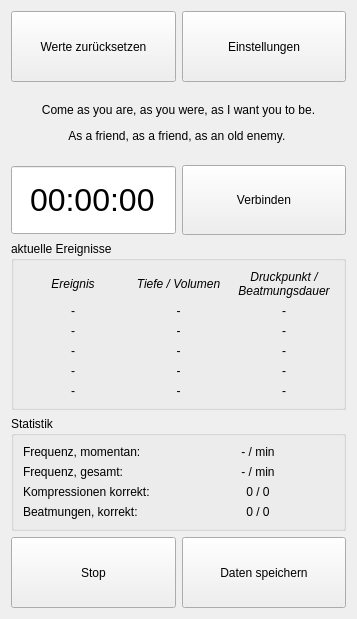
<?xml version="1.0" encoding="UTF-8"?>
<ui version="4.0">
 <class>frm_main_portrait</class>
 <widget class="QWidget" name="frm_main_portrait">
  <property name="geometry">
   <rect>
    <x>0</x>
    <y>0</y>
    <width>357</width>
    <height>619</height>
   </rect>
  </property>
  <property name="windowTitle">
   <string>Form</string>
  </property>
  <layout class="QGridLayout" name="mainGrid">
   <item row="5" column="0" colspan="2">
    <widget class="QGroupBox" name="grp_statistics">
     <property name="sizePolicy">
      <sizepolicy hsizetype="Expanding" vsizetype="Expanding">
       <horstretch>0</horstretch>
       <verstretch>0</verstretch>
      </sizepolicy>
     </property>
     <property name="title">
      <string>Statistik</string>
     </property>
     <layout class="QGridLayout" name="gridLayout_6">
      <item row="2" column="1">
       <widget class="QLabel" name="lbl_compressions">
        <property name="sizePolicy">
         <sizepolicy hsizetype="Expanding" vsizetype="Expanding">
          <horstretch>0</horstretch>
          <verstretch>0</verstretch>
         </sizepolicy>
        </property>
        <property name="text">
         <string>0 / 0</string>
        </property>
        <property name="alignment">
         <set>Qt::AlignCenter</set>
        </property>
        <property name="wordWrap">
         <bool>true</bool>
        </property>
       </widget>
      </item>
      <item row="4" column="0">
       <widget class="QLabel" name="lbl_ventilations_titel">
        <property name="sizePolicy">
         <sizepolicy hsizetype="Expanding" vsizetype="Expanding">
          <horstretch>0</horstretch>
          <verstretch>0</verstretch>
         </sizepolicy>
        </property>
        <property name="text">
         <string>Beatmungen, korrekt:</string>
        </property>
        <property name="wordWrap">
         <bool>true</bool>
        </property>
       </widget>
      </item>
      <item row="4" column="1">
       <widget class="QLabel" name="lbl_ventilations">
        <property name="sizePolicy">
         <sizepolicy hsizetype="Expanding" vsizetype="Expanding">
          <horstretch>0</horstretch>
          <verstretch>0</verstretch>
         </sizepolicy>
        </property>
        <property name="text">
         <string>0 / 0</string>
        </property>
        <property name="alignment">
         <set>Qt::AlignCenter</set>
        </property>
        <property name="wordWrap">
         <bool>true</bool>
        </property>
       </widget>
      </item>
      <item row="2" column="0">
       <widget class="QLabel" name="lbl_compressions_titel">
        <property name="sizePolicy">
         <sizepolicy hsizetype="Expanding" vsizetype="Expanding">
          <horstretch>0</horstretch>
          <verstretch>0</verstretch>
         </sizepolicy>
        </property>
        <property name="text">
         <string>Kompressionen korrekt:</string>
        </property>
        <property name="alignment">
         <set>Qt::AlignLeading|Qt::AlignLeft|Qt::AlignVCenter</set>
        </property>
        <property name="wordWrap">
         <bool>true</bool>
        </property>
       </widget>
      </item>
      <item row="0" column="0">
       <widget class="QLabel" name="lbl_frequencyNow_titel">
        <property name="sizePolicy">
         <sizepolicy hsizetype="Expanding" vsizetype="Expanding">
          <horstretch>0</horstretch>
          <verstretch>0</verstretch>
         </sizepolicy>
        </property>
        <property name="text">
         <string>Frequenz, momentan:</string>
        </property>
        <property name="alignment">
         <set>Qt::AlignLeading|Qt::AlignLeft|Qt::AlignVCenter</set>
        </property>
        <property name="wordWrap">
         <bool>true</bool>
        </property>
       </widget>
      </item>
      <item row="0" column="1">
       <widget class="QLabel" name="lbl_frequencyNow">
        <property name="sizePolicy">
         <sizepolicy hsizetype="Expanding" vsizetype="Expanding">
          <horstretch>0</horstretch>
          <verstretch>0</verstretch>
         </sizepolicy>
        </property>
        <property name="text">
         <string>- / min</string>
        </property>
        <property name="alignment">
         <set>Qt::AlignCenter</set>
        </property>
        <property name="wordWrap">
         <bool>true</bool>
        </property>
       </widget>
      </item>
      <item row="1" column="1">
       <widget class="QLabel" name="lbl_frequencyTotal">
        <property name="sizePolicy">
         <sizepolicy hsizetype="Expanding" vsizetype="Expanding">
          <horstretch>0</horstretch>
          <verstretch>0</verstretch>
         </sizepolicy>
        </property>
        <property name="text">
         <string>- / min</string>
        </property>
        <property name="alignment">
         <set>Qt::AlignCenter</set>
        </property>
       </widget>
      </item>
      <item row="1" column="0">
       <widget class="QLabel" name="lbl_frequencyTotal_titel">
        <property name="sizePolicy">
         <sizepolicy hsizetype="Expanding" vsizetype="Expanding">
          <horstretch>0</horstretch>
          <verstretch>0</verstretch>
         </sizepolicy>
        </property>
        <property name="text">
         <string>Frequenz, gesamt:</string>
        </property>
        <property name="alignment">
         <set>Qt::AlignLeading|Qt::AlignLeft|Qt::AlignVCenter</set>
        </property>
        <property name="wordWrap">
         <bool>true</bool>
        </property>
       </widget>
      </item>
     </layout>
    </widget>
   </item>
   <item row="1" column="1">
    <widget class="QPushButton" name="btn_settings">
     <property name="sizePolicy">
      <sizepolicy hsizetype="Expanding" vsizetype="Expanding">
       <horstretch>0</horstretch>
       <verstretch>0</verstretch>
      </sizepolicy>
     </property>
     <property name="text">
      <string>Einstellungen</string>
     </property>
    </widget>
   </item>
   <item row="3" column="1">
    <widget class="QPushButton" name="btn_connect">
     <property name="sizePolicy">
      <sizepolicy hsizetype="Expanding" vsizetype="Expanding">
       <horstretch>0</horstretch>
       <verstretch>0</verstretch>
      </sizepolicy>
     </property>
     <property name="text">
      <string>Verbinden</string>
     </property>
    </widget>
   </item>
   <item row="6" column="0">
    <widget class="QPushButton" name="btn_stop">
     <property name="sizePolicy">
      <sizepolicy hsizetype="Expanding" vsizetype="Expanding">
       <horstretch>0</horstretch>
       <verstretch>0</verstretch>
      </sizepolicy>
     </property>
     <property name="text">
      <string>Stop</string>
     </property>
    </widget>
   </item>
   <item row="1" column="0">
    <widget class="QPushButton" name="btn_resetValues">
     <property name="sizePolicy">
      <sizepolicy hsizetype="Expanding" vsizetype="Expanding">
       <horstretch>0</horstretch>
       <verstretch>0</verstretch>
      </sizepolicy>
     </property>
     <property name="text">
      <string>Werte zurücksetzen</string>
     </property>
    </widget>
   </item>
   <item row="2" column="0" colspan="2">
    <widget class="QLabel" name="lbl_infoText">
     <property name="sizePolicy">
      <sizepolicy hsizetype="Expanding" vsizetype="Expanding">
       <horstretch>0</horstretch>
       <verstretch>0</verstretch>
      </sizepolicy>
     </property>
     <property name="text">
      <string>&lt;html&gt;&lt;head/&gt;&lt;body&gt;&lt;p&gt;Come as you are, as you were, as I want you to be.&lt;/p&gt;&lt;p&gt;As a friend, as a friend, as an old enemy. &lt;/p&gt;&lt;/body&gt;&lt;/html&gt;</string>
     </property>
     <property name="alignment">
      <set>Qt::AlignCenter</set>
     </property>
     <property name="wordWrap">
      <bool>true</bool>
     </property>
    </widget>
   </item>
   <item row="6" column="1">
    <widget class="QPushButton" name="btn_save">
     <property name="sizePolicy">
      <sizepolicy hsizetype="Expanding" vsizetype="Expanding">
       <horstretch>0</horstretch>
       <verstretch>0</verstretch>
      </sizepolicy>
     </property>
     <property name="text">
      <string>Daten speichern</string>
     </property>
    </widget>
   </item>
   <item row="3" column="0">
    <widget class="QTimeEdit" name="time_clock">
     <property name="enabled">
      <bool>true</bool>
     </property>
     <property name="sizePolicy">
      <sizepolicy hsizetype="Expanding" vsizetype="Expanding">
       <horstretch>0</horstretch>
       <verstretch>0</verstretch>
      </sizepolicy>
     </property>
     <property name="font">
      <font>
       <pointsize>24</pointsize>
      </font>
     </property>
     <property name="focusPolicy">
      <enum>Qt::NoFocus</enum>
     </property>
     <property name="wrapping">
      <bool>false</bool>
     </property>
     <property name="alignment">
      <set>Qt::AlignCenter</set>
     </property>
     <property name="readOnly">
      <bool>true</bool>
     </property>
     <property name="buttonSymbols">
      <enum>QAbstractSpinBox::NoButtons</enum>
     </property>
     <property name="displayFormat">
      <string>HH:mm:ss</string>
     </property>
    </widget>
   </item>
   <item row="4" column="0" colspan="2">
    <widget class="QGroupBox" name="grp_feedback">
     <property name="sizePolicy">
      <sizepolicy hsizetype="Expanding" vsizetype="Expanding">
       <horstretch>0</horstretch>
       <verstretch>0</verstretch>
      </sizepolicy>
     </property>
     <property name="title">
      <string>aktuelle Ereignisse</string>
     </property>
     <layout class="QGridLayout" name="gridLayout">
      <item row="5" column="2">
       <widget class="QLabel" name="lbl_eventTechnique3">
        <property name="sizePolicy">
         <sizepolicy hsizetype="Expanding" vsizetype="Expanding">
          <horstretch>0</horstretch>
          <verstretch>0</verstretch>
         </sizepolicy>
        </property>
        <property name="text">
         <string>-</string>
        </property>
        <property name="alignment">
         <set>Qt::AlignCenter</set>
        </property>
       </widget>
      </item>
      <item row="4" column="0">
       <widget class="QLabel" name="lbl_eventType2">
        <property name="sizePolicy">
         <sizepolicy hsizetype="Expanding" vsizetype="Expanding">
          <horstretch>0</horstretch>
          <verstretch>0</verstretch>
         </sizepolicy>
        </property>
        <property name="text">
         <string>-</string>
        </property>
        <property name="alignment">
         <set>Qt::AlignCenter</set>
        </property>
       </widget>
      </item>
      <item row="5" column="0">
       <widget class="QLabel" name="lbl_eventType3">
        <property name="sizePolicy">
         <sizepolicy hsizetype="Expanding" vsizetype="Expanding">
          <horstretch>0</horstretch>
          <verstretch>0</verstretch>
         </sizepolicy>
        </property>
        <property name="text">
         <string>-</string>
        </property>
        <property name="alignment">
         <set>Qt::AlignCenter</set>
        </property>
       </widget>
      </item>
      <item row="4" column="1">
       <widget class="QLabel" name="lbl_eventValue2">
        <property name="sizePolicy">
         <sizepolicy hsizetype="Expanding" vsizetype="Expanding">
          <horstretch>0</horstretch>
          <verstretch>0</verstretch>
         </sizepolicy>
        </property>
        <property name="text">
         <string>-</string>
        </property>
        <property name="alignment">
         <set>Qt::AlignCenter</set>
        </property>
       </widget>
      </item>
      <item row="3" column="1">
       <widget class="QLabel" name="lbl_eventValue1">
        <property name="sizePolicy">
         <sizepolicy hsizetype="Expanding" vsizetype="Expanding">
          <horstretch>0</horstretch>
          <verstretch>0</verstretch>
         </sizepolicy>
        </property>
        <property name="text">
         <string>-</string>
        </property>
        <property name="alignment">
         <set>Qt::AlignCenter</set>
        </property>
       </widget>
      </item>
      <item row="6" column="1">
       <widget class="QLabel" name="lbl_eventValue4">
        <property name="sizePolicy">
         <sizepolicy hsizetype="Expanding" vsizetype="Expanding">
          <horstretch>0</horstretch>
          <verstretch>0</verstretch>
         </sizepolicy>
        </property>
        <property name="text">
         <string>-</string>
        </property>
        <property name="alignment">
         <set>Qt::AlignCenter</set>
        </property>
       </widget>
      </item>
      <item row="2" column="2">
       <widget class="QLabel" name="lbl_correct_titel">
        <property name="sizePolicy">
         <sizepolicy hsizetype="Expanding" vsizetype="Expanding">
          <horstretch>0</horstretch>
          <verstretch>0</verstretch>
         </sizepolicy>
        </property>
        <property name="font">
         <font>
          <italic>true</italic>
         </font>
        </property>
        <property name="text">
         <string>&lt;html&gt;&lt;head/&gt;&lt;body&gt;&lt;p&gt;Druckpunkt / Beatmungsdauer&lt;/p&gt;&lt;/body&gt;&lt;/html&gt;</string>
        </property>
        <property name="alignment">
         <set>Qt::AlignCenter</set>
        </property>
        <property name="wordWrap">
         <bool>true</bool>
        </property>
       </widget>
      </item>
      <item row="2" column="0">
       <widget class="QLabel" name="lbl_event_titel">
        <property name="sizePolicy">
         <sizepolicy hsizetype="Expanding" vsizetype="Expanding">
          <horstretch>0</horstretch>
          <verstretch>0</verstretch>
         </sizepolicy>
        </property>
        <property name="font">
         <font>
          <italic>true</italic>
         </font>
        </property>
        <property name="text">
         <string>Ereignis</string>
        </property>
        <property name="alignment">
         <set>Qt::AlignCenter</set>
        </property>
       </widget>
      </item>
      <item row="2" column="1">
       <widget class="QLabel" name="lbl_value_titel">
        <property name="sizePolicy">
         <sizepolicy hsizetype="Expanding" vsizetype="Expanding">
          <horstretch>0</horstretch>
          <verstretch>0</verstretch>
         </sizepolicy>
        </property>
        <property name="font">
         <font>
          <italic>true</italic>
         </font>
        </property>
        <property name="text">
         <string>&lt;html&gt;&lt;head/&gt;&lt;body&gt;&lt;p&gt;Tiefe / Volumen&lt;/p&gt;&lt;/body&gt;&lt;/html&gt;</string>
        </property>
        <property name="alignment">
         <set>Qt::AlignCenter</set>
        </property>
        <property name="wordWrap">
         <bool>true</bool>
        </property>
       </widget>
      </item>
      <item row="6" column="0">
       <widget class="QLabel" name="lbl_eventType4">
        <property name="sizePolicy">
         <sizepolicy hsizetype="Expanding" vsizetype="Expanding">
          <horstretch>0</horstretch>
          <verstretch>0</verstretch>
         </sizepolicy>
        </property>
        <property name="text">
         <string>-</string>
        </property>
        <property name="alignment">
         <set>Qt::AlignCenter</set>
        </property>
       </widget>
      </item>
      <item row="3" column="0">
       <widget class="QLabel" name="lbl_eventType1">
        <property name="sizePolicy">
         <sizepolicy hsizetype="Expanding" vsizetype="Expanding">
          <horstretch>0</horstretch>
          <verstretch>0</verstretch>
         </sizepolicy>
        </property>
        <property name="text">
         <string>-</string>
        </property>
        <property name="alignment">
         <set>Qt::AlignCenter</set>
        </property>
       </widget>
      </item>
      <item row="6" column="2">
       <widget class="QLabel" name="lbl_eventTechnique4">
        <property name="sizePolicy">
         <sizepolicy hsizetype="Expanding" vsizetype="Expanding">
          <horstretch>0</horstretch>
          <verstretch>0</verstretch>
         </sizepolicy>
        </property>
        <property name="text">
         <string>-</string>
        </property>
        <property name="alignment">
         <set>Qt::AlignCenter</set>
        </property>
       </widget>
      </item>
      <item row="4" column="2">
       <widget class="QLabel" name="lbl_eventTechnique2">
        <property name="sizePolicy">
         <sizepolicy hsizetype="Expanding" vsizetype="Expanding">
          <horstretch>0</horstretch>
          <verstretch>0</verstretch>
         </sizepolicy>
        </property>
        <property name="text">
         <string>-</string>
        </property>
        <property name="alignment">
         <set>Qt::AlignCenter</set>
        </property>
       </widget>
      </item>
      <item row="3" column="2">
       <widget class="QLabel" name="lbl_eventTechnique1">
        <property name="sizePolicy">
         <sizepolicy hsizetype="Expanding" vsizetype="Expanding">
          <horstretch>0</horstretch>
          <verstretch>0</verstretch>
         </sizepolicy>
        </property>
        <property name="text">
         <string>-</string>
        </property>
        <property name="alignment">
         <set>Qt::AlignCenter</set>
        </property>
       </widget>
      </item>
      <item row="5" column="1">
       <widget class="QLabel" name="lbl_eventValue3">
        <property name="sizePolicy">
         <sizepolicy hsizetype="Expanding" vsizetype="Expanding">
          <horstretch>0</horstretch>
          <verstretch>0</verstretch>
         </sizepolicy>
        </property>
        <property name="text">
         <string>-</string>
        </property>
        <property name="alignment">
         <set>Qt::AlignCenter</set>
        </property>
       </widget>
      </item>
      <item row="7" column="0">
       <widget class="QLabel" name="lbl_eventType5">
        <property name="sizePolicy">
         <sizepolicy hsizetype="Expanding" vsizetype="Expanding">
          <horstretch>0</horstretch>
          <verstretch>0</verstretch>
         </sizepolicy>
        </property>
        <property name="text">
         <string>-</string>
        </property>
        <property name="alignment">
         <set>Qt::AlignCenter</set>
        </property>
       </widget>
      </item>
      <item row="7" column="1">
       <widget class="QLabel" name="lbl_eventValue5">
        <property name="sizePolicy">
         <sizepolicy hsizetype="Expanding" vsizetype="Expanding">
          <horstretch>0</horstretch>
          <verstretch>0</verstretch>
         </sizepolicy>
        </property>
        <property name="text">
         <string>-</string>
        </property>
        <property name="alignment">
         <set>Qt::AlignCenter</set>
        </property>
       </widget>
      </item>
      <item row="7" column="2">
       <widget class="QLabel" name="lbl_eventTechnique5">
        <property name="sizePolicy">
         <sizepolicy hsizetype="Expanding" vsizetype="Expanding">
          <horstretch>0</horstretch>
          <verstretch>0</verstretch>
         </sizepolicy>
        </property>
        <property name="text">
         <string>-</string>
        </property>
        <property name="alignment">
         <set>Qt::AlignCenter</set>
        </property>
       </widget>
      </item>
     </layout>
    </widget>
   </item>
  </layout>
 </widget>
 <resources/>
 <connections/>
</ui>
